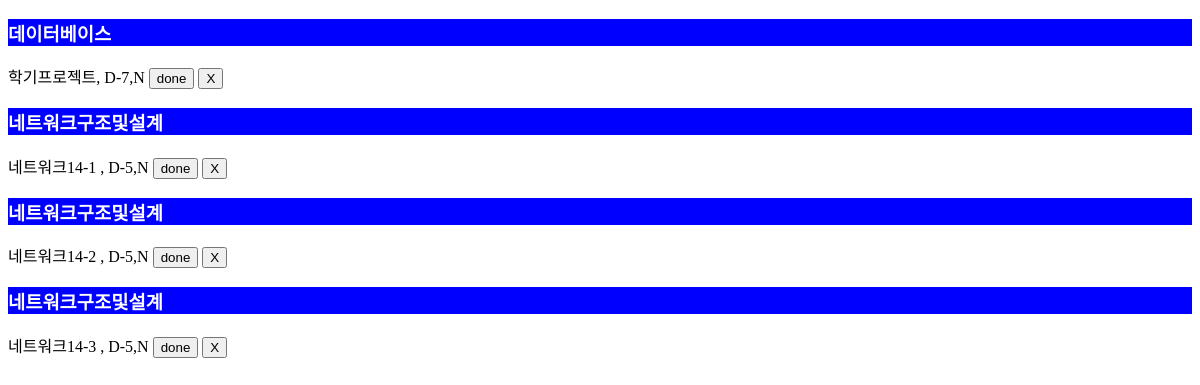
The app's page /home/201601787 with its own data.
### tables this page shows
CREATE TABLE "VideoAndHomework" (
	"cID"	INTEGER,
	"sID"	INTEGER,
	"VAHName"	TEXT,
	"DeadLine"	INTEGER,
	"Decision"	TEXT,
	FOREIGN KEY("cID") REFERENCES "Class"("cID") on delete CASCADE on update CASCADE
);

CREATE TABLE "Class" (
	"cID"	INTEGER NOT NULL UNIQUE,
	"NumOfPerson"	INTEGER,
	"cName"	TEXT NOT NULL,
	PRIMARY KEY("cID")
);

### server.py (the view, shortened to what this page needs)
@app.route('/home/<int:sID>', methods=['GET','POST'])
def home(sID):
    db = sqlite3.connect("todo_list.db")
    db.row_factory = sqlite3.Row
    items = db.execute(
        'SELECT VAHName, Class.cID,cName,Decision,DeadLine FROM VideoAndHomework, Class WHERE sID=? and VideoAndHomework.cID = Class.cID',(sID,)
    ).fetchall()
    db.close()
    return render_template('home.html', items= items)

### templates/home.html (shortened to what this page needs)
<!doctype HTML>
<html>
    <head>
    </head>
    <body>
            {% for item in items %}
            <form method='POST'>
                <h3>{{ item.cName }} </h3> {{ item.VAHName }}, D-{{item.DeadLine}},{{item.Decision}} <input type='submit'name="{{item.VAHName}}" value="done"> <input type='submit'name="{{item.VAHName}}2" value="X"><br>
            {% endfor %}
    </body>
</html>

### templates/home.html (style rules this page uses)
h3 { background-color: blue; color: white; }

### records on screen
VideoAndHomework: cName "데이터베이스", VAHName "학기프로젝트", DeadLine "7", Decision "N"
VideoAndHomework: cName "네트워크구조및설계", VAHName "네트워크14-1", DeadLine "5", Decision "N"
VideoAndHomework: cName "네트워크구조및설계", VAHName "네트워크14-2", DeadLine "5", Decision "N"
VideoAndHomework: cName "네트워크구조및설계", VAHName "네트워크14-3", DeadLine "5", Decision "N"
